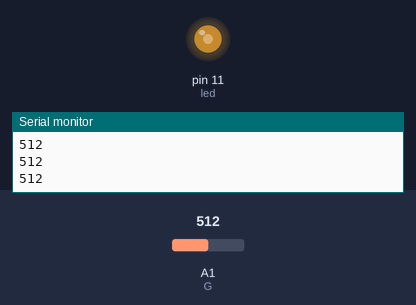
Bench run of a sketch on a simulated Arduino Uno, built with avr-gcc and run on an emulated ATmega328P. On the bench: output pins drawn as LEDs (lit = HIGH), the last lines printed to the serial monitor. The test bench sets the inputs (shaded band); at power-on: A1 (G) = 512.

Above: at 1.3 s.
1.4 s: A1 (G) set to 716
At 2.3 s:
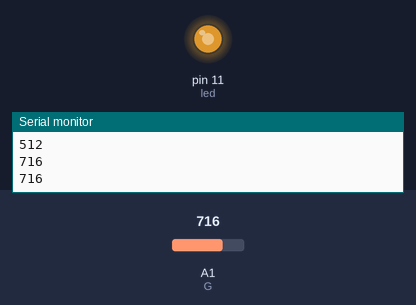
3.5 s: A1 (G) set to 900
At 4.6 s:
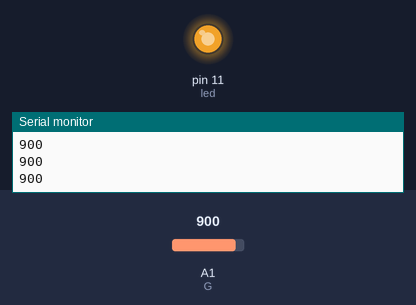
5.5 s: A1 (G) set to 122
At 6.9 s:
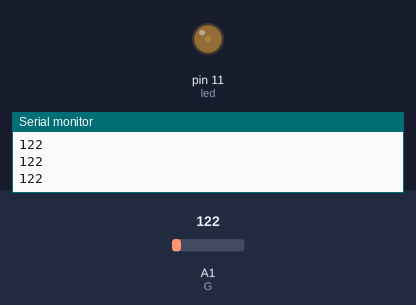
7.5 s: A1 (G) set to 511
At 9.2 s:
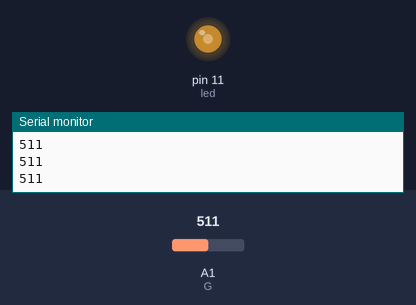
Timing chart, 0 to 10.5 s (numbered marks = the images above; inputs shaded):
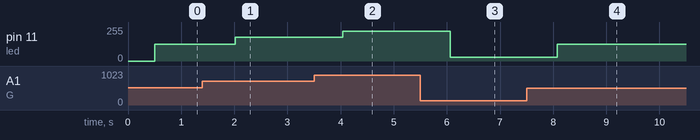

Measured:
- after the input at 1.4 s, pin 11 (led): 127/255 → 178/255 after 0.62 s
- after the input at 3.5 s, pin 11 (led): 178/255 → 224/255 after 0.54 s
- after the input at 5.5 s, pin 11 (led): 224/255 → 30/255 after 0.56 s
- after the input at 7.5 s, pin 11 (led): 30/255 → 127/255 after 0.58 s

The sketch:

sketch_nov11a.ino
```cpp
int G = A1;
int led = 11;

void setup() {
  pinMode(G,INPUT);
  pinMode(led,OUTPUT);
  Serial.begin(9600);
}

void loop() {
  int A = analogRead(G);
  Serial.println(A);
  delay(500);
  int i = map(A,0,1023,0,255);
  analogWrite(led,i);
  delay(5);
}
```
